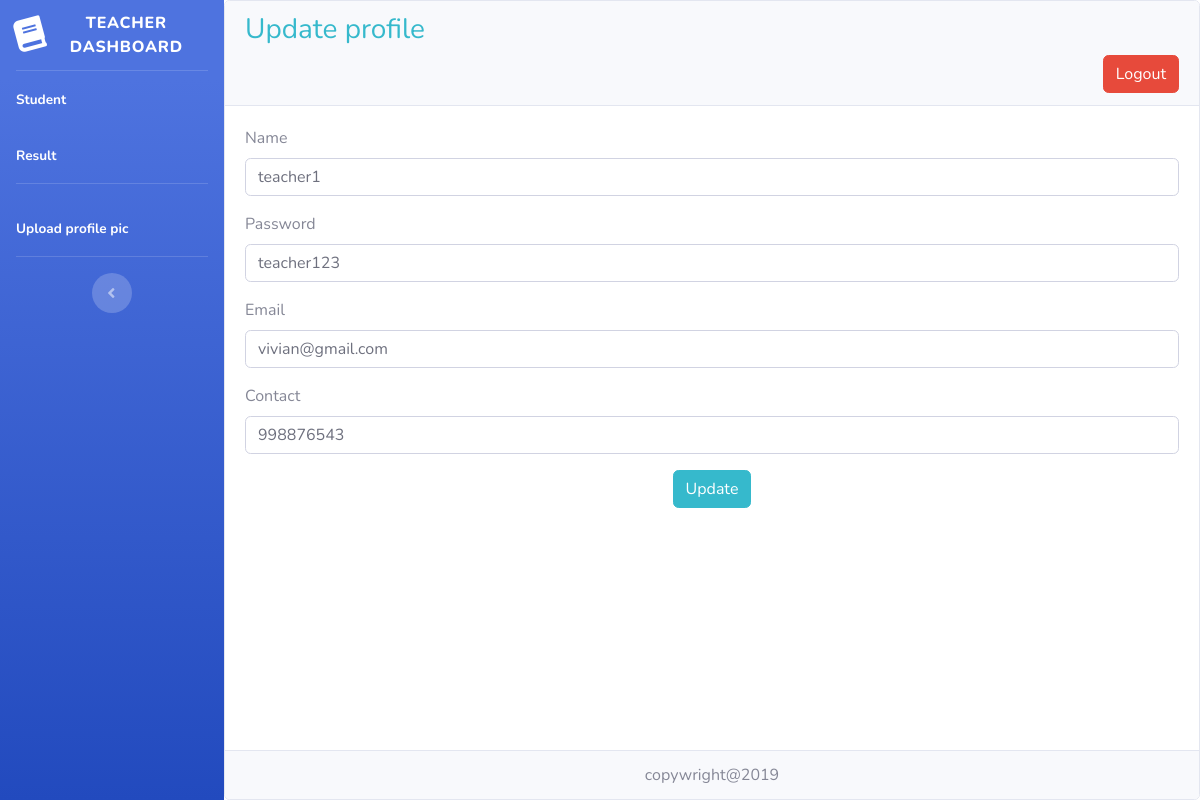
The page /edit_teacher_profile.php?e_id=2 (signed in) on the database its author committed.
### tables this page shows
CREATE TABLE `sms_teacher_data` (
  `id` int(11) NOT NULL,
  `name` varchar(255) NOT NULL,
  `password` varchar(255) NOT NULL,
  `email` varchar(255) NOT NULL,
  `contact` varchar(255) NOT NULL,
  `profession` varchar(255) NOT NULL,
  `semester` varchar(255) NOT NULL,
  `teacher_status_id` varchar(255) NOT NULL,
  `profile_pic` varchar(255) NOT NULL,
  `created_date` varchar(255) NOT NULL,
  `updated_date` varchar(255) NOT NULL
);

### edit_teacher_profile.php (the view, shortened to what this page needs)
<?php
   include('includes/header.php');
   include('includes/navbar_teacher.php');
   ?>
<div class="card text-center w-100">
  <div class="card-header text-right">
    <div class="text-left d-inline text-info"><h3>Update profile</h3></div>
    <div class="text-right"><a href="sms_logout.php" class="btn btn-danger">Logout</a></div>
  </div>
  <div class="card-body text-left">
    <?php
			require_once('sms_config.php');
			$id = $_GET['e_id'];
			$select1 = "SELECT * FROM `sms_teacher_data` WHERE `id`=".$id;
			$query1 = mysqli_query($conn,$select1);
			$res1 = mysqli_fetch_assoc($query1);
			?>
			<form action="teacher_update_profile.php" method="POST">
				  <div class="form-group">
				    <label>Name</label>
				    <input type="text" class="form-control" value="<?php echo $res1['name'];?>" name="name">
				  </div>
				  <div class="form-group">
				    <label>Password</label>
				    <input type="text" class="form-control" value="<?php echo $res1['password'];?>" name="password">
				  </div>
				  <div class="form-group">
				    <label>Email</label>
				    <input type="text" class="form-control" value="<?php echo $res1['email'];?>" name="email">
				  </div>
				  <div class="form-group">
				    <label>Contact</label>
				    <input type="text" class="form-control" value="<?php echo $res1['contact'];?>" name="contact">
				  </div>
          <div class="form-group text-center">
            <input type="submit" value="Update" class="btn btn-info">
          </div>
			</form>
  </div>
<div class="card-footer text-muted">
    copywright@2019
  </div>
</div>
  <?php
  include('includes/footer.php');
  ?>

### rows shown on the page
sms_teacher_data: name "teacher1", password "teacher123", email "vivian@gmail.com", contact "998876543"
